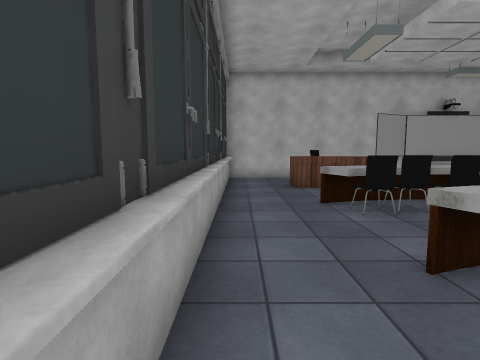
View 1 (above)

16 first-person views from a walk through a Unity game level. The camera is 1.4 m above the floor, tilts 6° down and sees 80° across. Doors are open. The floor is counted in squares, 1 m on a side. Each view is taken from the middle of a square. On the plan, view 1 faces up. The plan holds only what a view shows up to about 14 squares ahead; the rest is blank. Some surface patterns are stand-ins.

View 2
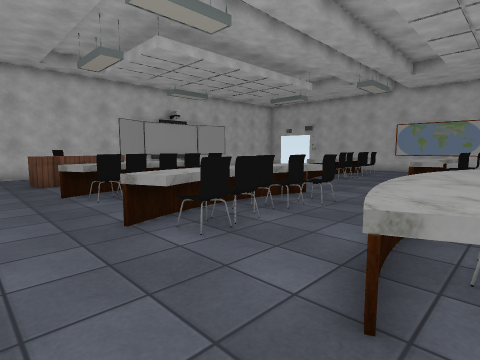

View 3
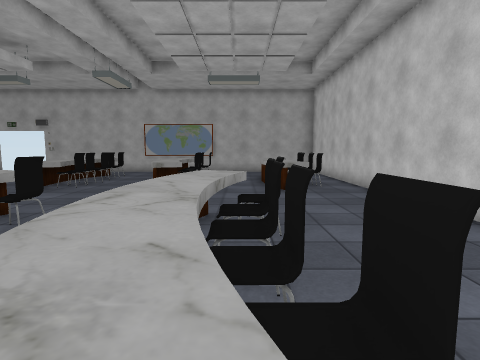

View 4
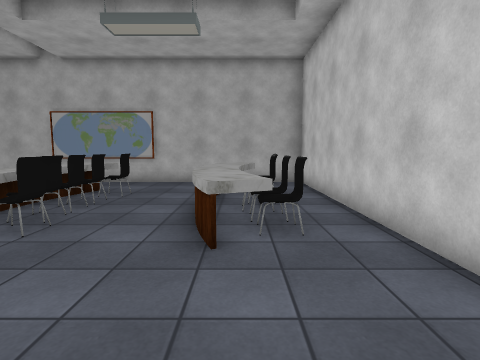

View 5
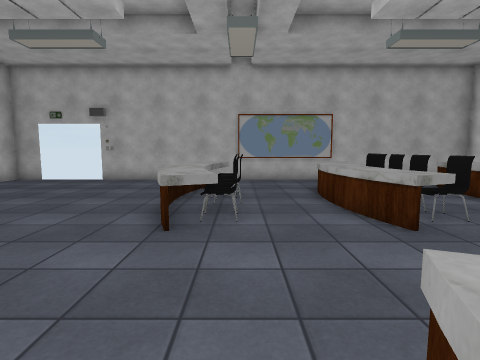

View 6
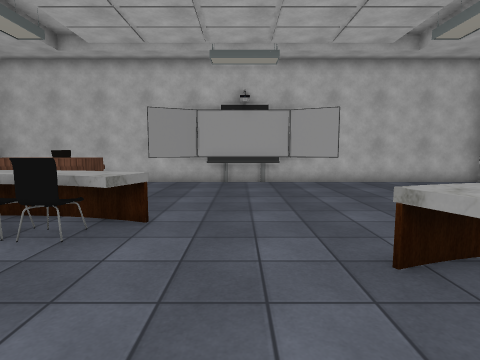

View 7
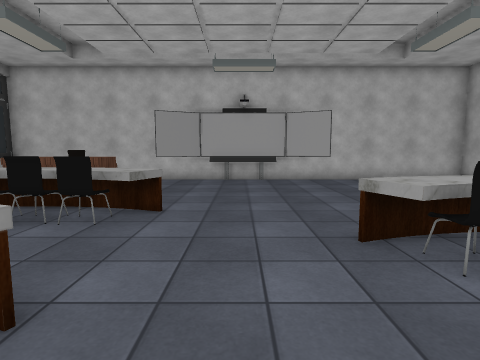

View 8
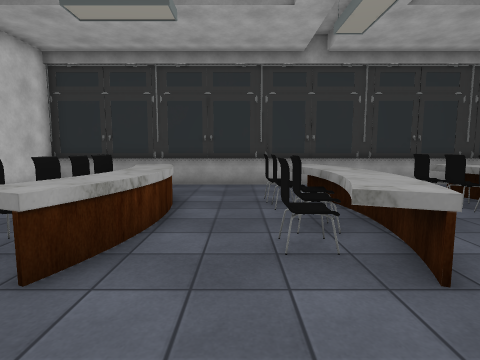

View 9
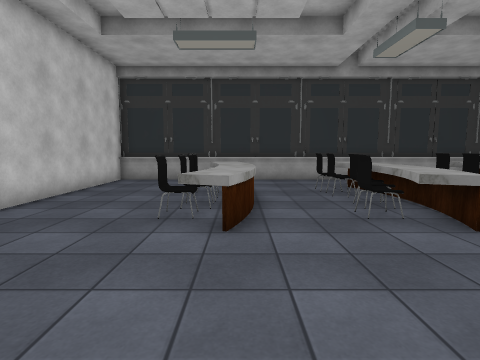

View 10
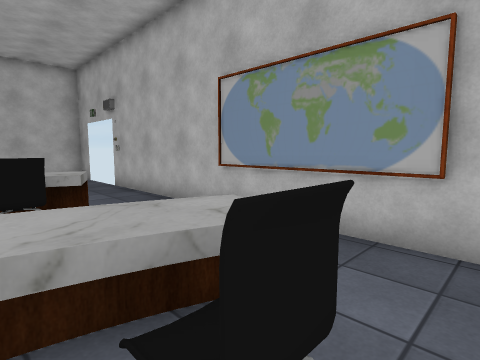

View 11
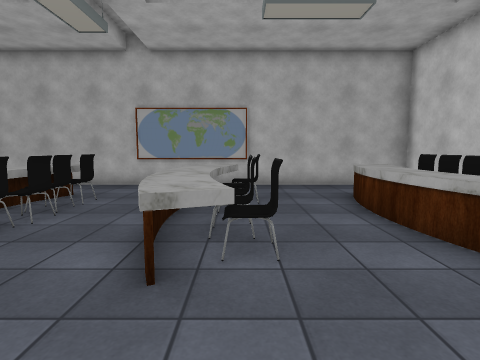

View 12
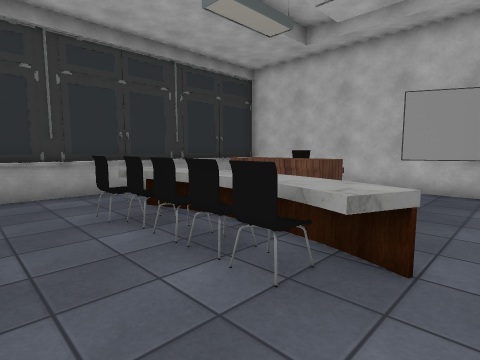

View 13
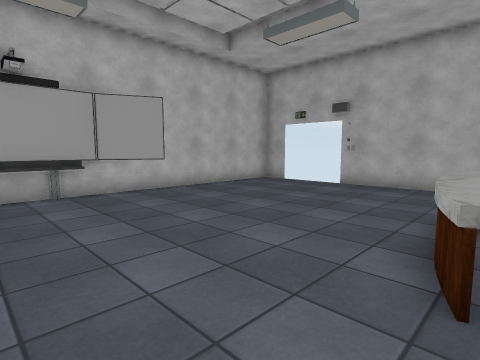

View 14
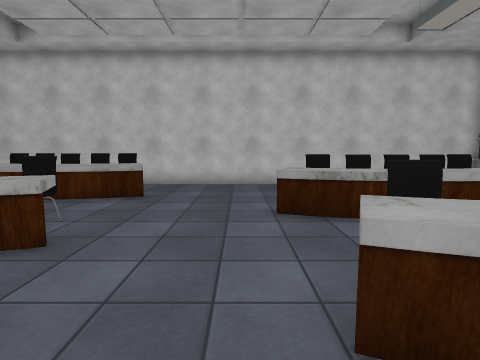

View 15
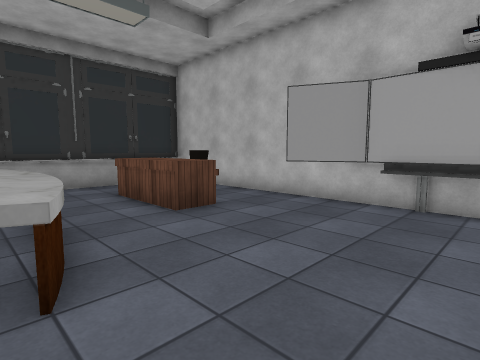

View 16
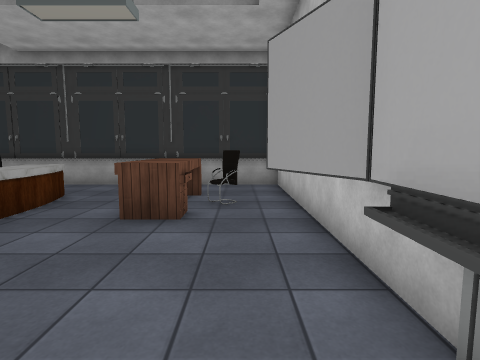

### Floor plan
Key: @ floor where view 1 was taken; # wall or solid block; x gap in a wall; . floor; D open door; = window, fence, low wall or low ledge; ^ raised ledge; C chair; T table.
Columns run from 1 left of view 1 to 21 right of it. Each row starts with its distance up from view 1.
 15 #########    ##########
 14 #......########.......#
 13 #...CC.........#.....DD
 12 #..TCCT..............DD
 11 #..TTTT..............DD
 10 #.....................#
  9 #.....................#
  8 #...^^^^^=............#
  7 #..^^^^^^^............#
  6 #...^x===.....^^^^....#
  5 #............^^^^^^^..#
  4 #....^^^......^^^^#..##
  3 #..^^^^^^^...........#
  2 #...^^=^^=...........#
  1 #............^^^^^^^.#
  0 #@...........=^^^^^..##
 -1 #...^^^^^^............#
 -2 #. .^^^^^^............#
 -3 #.  ..........^^^^^...#
 -4 #............^C^^^^^..#
 -5 #.............C^x^^...#
 -6 #.....................#
 -7 #######################

Where each view was taken, in squares from view 1:
view 1: 0 up, 0 right, facing up
view 2: 2 down, 0 right, facing up-right
view 3: 2 down, 2 right, facing right
view 4: 4 down, 8 right, facing right
view 5: 4 up, 7 right, facing right
view 6: 2 up, 10 right, facing up
view 7: 1 up, 10 right, facing up
view 8: 1 up, 11 right, facing left
view 9: 1 down, 13 right, facing left
view 10: 1 down, 16 right, facing up-right
view 11: 0 up, 9 right, facing right
view 12: 4 up, 9 right, facing up-left
view 13: 5 up, 9 right, facing up-right
view 14: 5 up, 9 right, facing down
view 15: 7 up, 11 right, facing up-left
view 16: 13 up, 11 right, facing left
